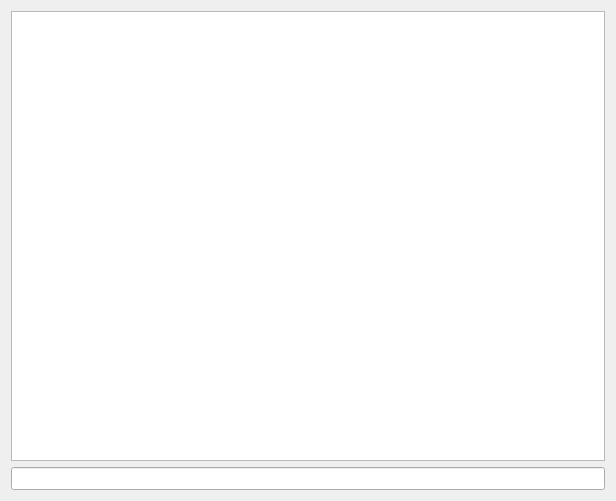
<?xml version="1.0" encoding="UTF-8"?>
<ui version="4.0">
 <class>terminalLike</class>
 <widget class="QWidget" name="terminalLike">
  <property name="geometry">
   <rect>
    <x>0</x>
    <y>0</y>
    <width>616</width>
    <height>501</height>
   </rect>
  </property>
  <property name="windowTitle">
   <string>terminalLike</string>
  </property>
  <layout class="QGridLayout" name="gridLayout">
   <item row="0" column="0">
    <layout class="QVBoxLayout" name="verticalLayout">
     <item>
      <widget class="QPlainTextEdit" name="plainTextEdit_output">
       <property name="frameShape">
        <enum>QFrame::Shape::StyledPanel</enum>
       </property>
       <property name="frameShadow">
        <enum>QFrame::Shadow::Sunken</enum>
       </property>
       <property name="readOnly">
        <bool>true</bool>
       </property>
      </widget>
     </item>
     <item>
      <widget class="QLineEdit" name="lineEdit_input">
       <property name="font">
        <font>
         <pointsize>10</pointsize>
         <italic>true</italic>
         <bold>true</bold>
        </font>
       </property>
      </widget>
     </item>
    </layout>
   </item>
  </layout>
 </widget>
 <resources/>
 <connections/>
</ui>
